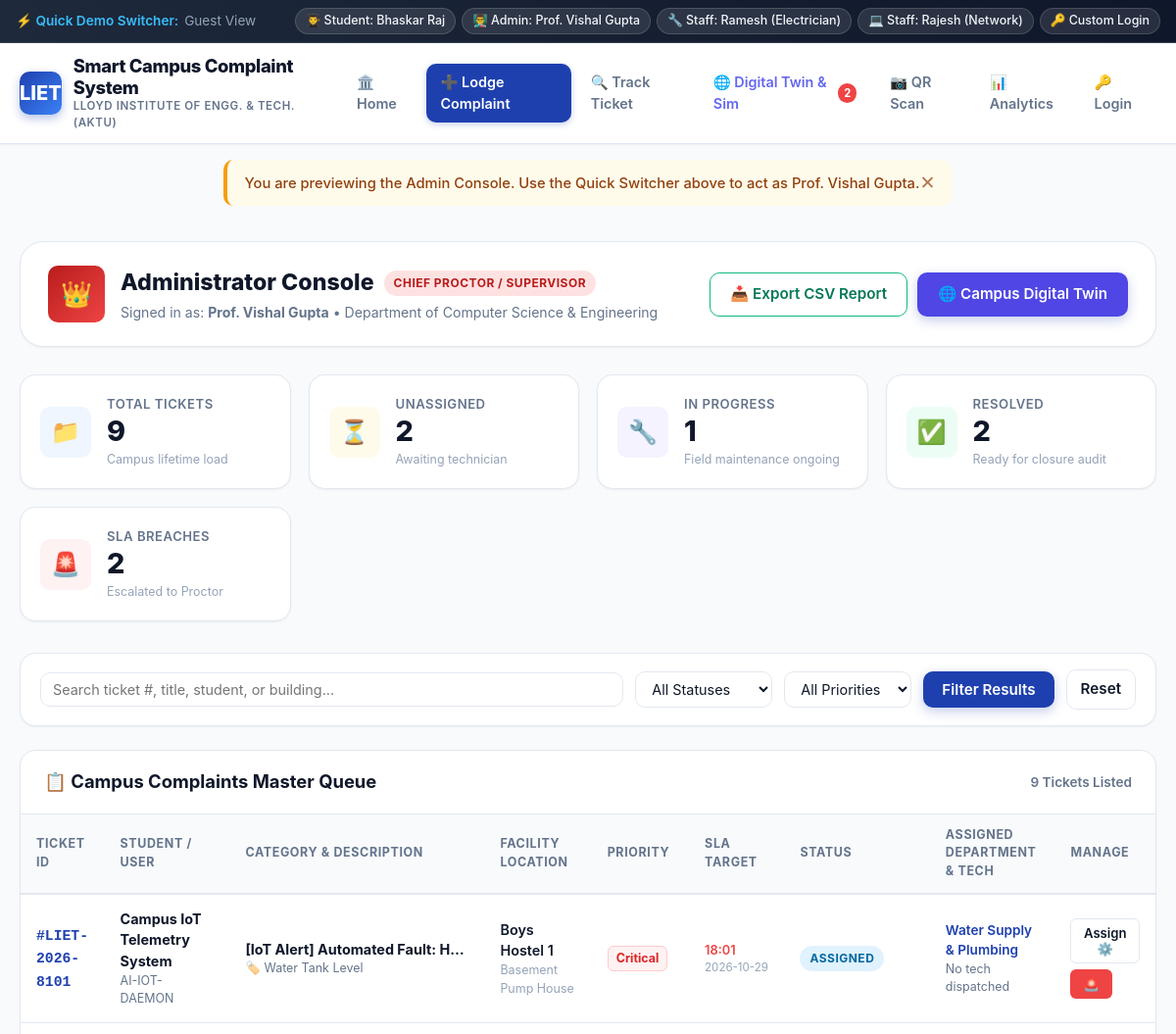
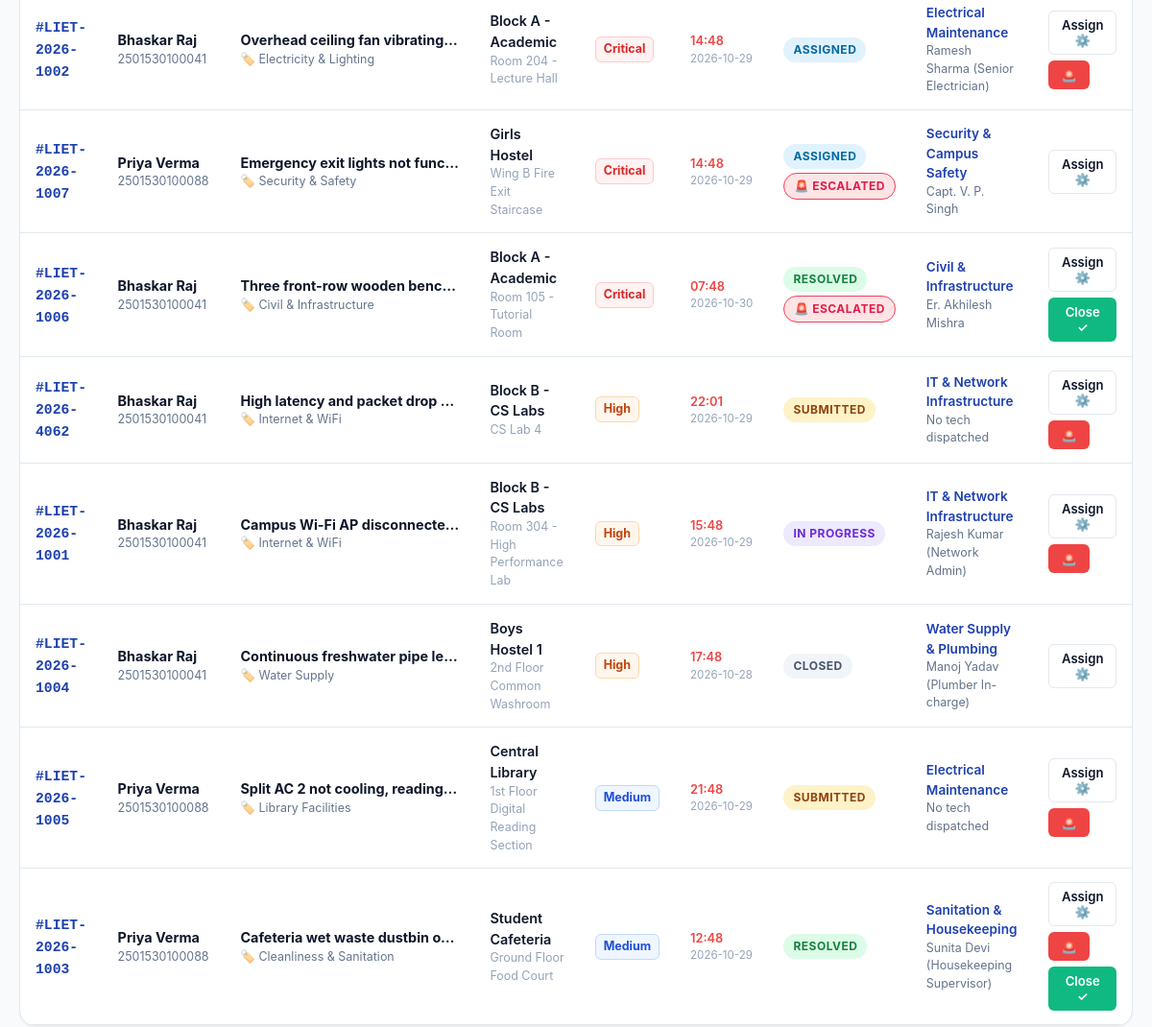
/admin (upper part), run on an earlier commit of the app's database (2 pictures, top to bottom).
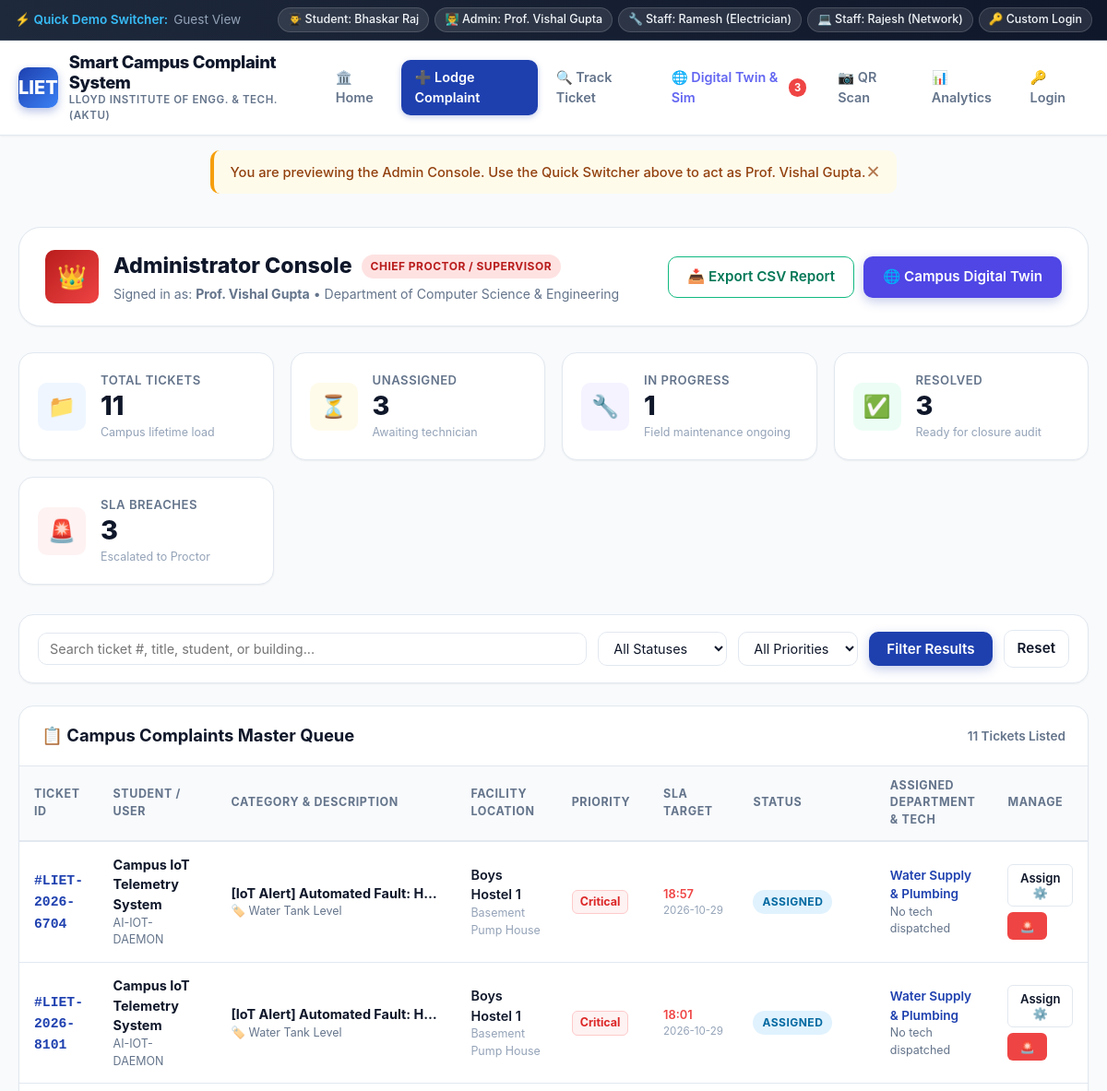
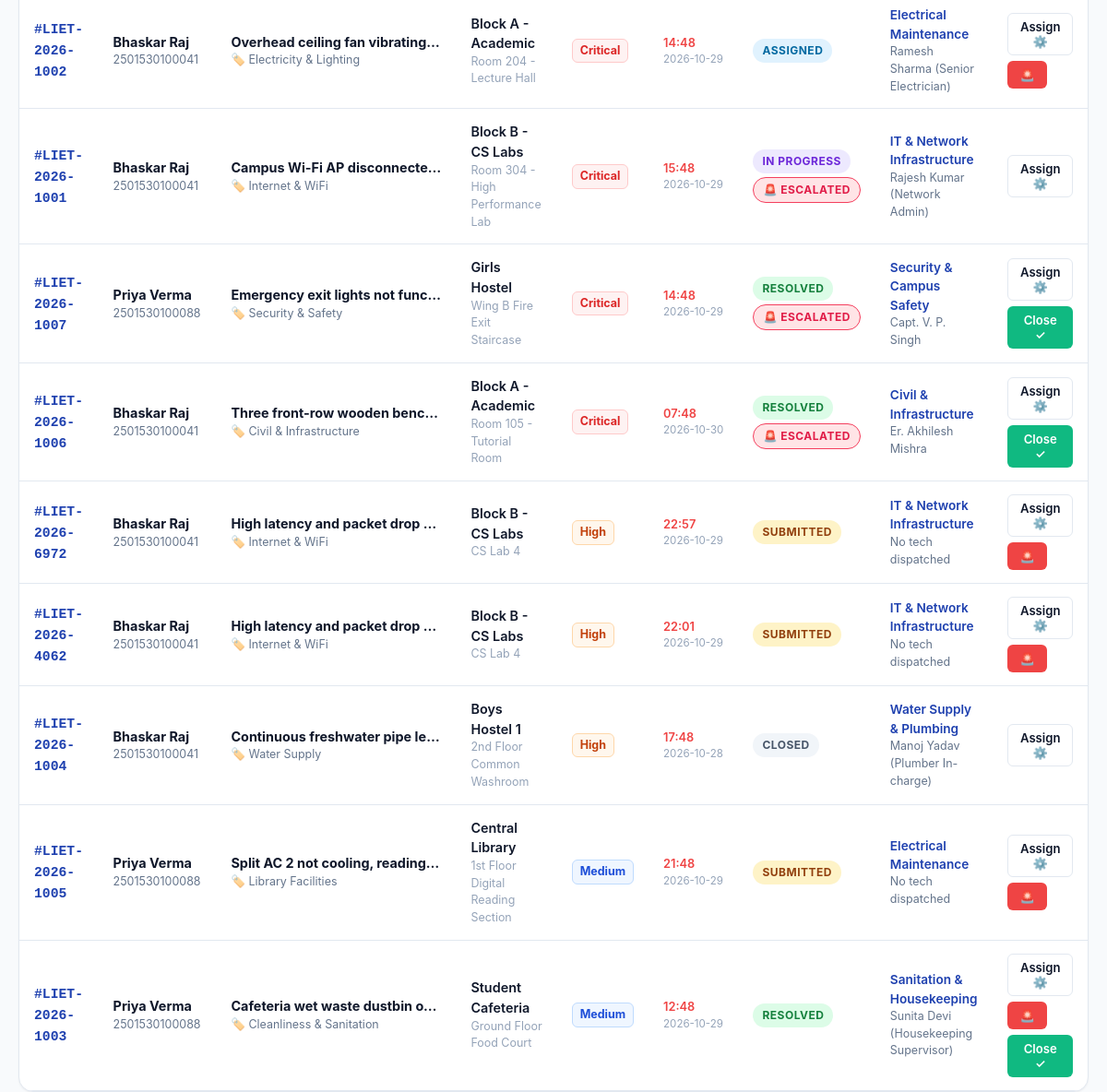
And on a later commit of the database (2 pictures, top to bottom).
### tables this page shows
CREATE TABLE complaints (
        ticket_id TEXT PRIMARY KEY,
        user_id INTEGER,
        user_name TEXT,
        user_email TEXT,
        user_roll TEXT,
        category TEXT NOT NULL,
        subcategory TEXT,
        building_block TEXT NOT NULL,
        room_location TEXT NOT NULL,
        title TEXT NOT NULL,
        description TEXT NOT NULL,
        priority TEXT NOT NULL DEFAULT 'Medium',
        status TEXT NOT NULL DEFAULT 'Submitted',
        assigned_dept_id INTEGER,
        assigned_staff_name TEXT,
        image_path TEXT,
        resolution_remarks TEXT,
        resolution_image TEXT,
        sla_deadline TEXT,
        is_escalated INTEGER DEFAULT 0,
        escalated_to TEXT,
        escalated_at TEXT,
        upvotes INTEGER DEFAULT 0,
        created_at TEXT,
        updated_at TEXT,
        FOREIGN KEY (user_id) REFERENCES users (id),
        FOREIGN KEY (assigned_dept_id) REFERENCES departments (id)
    );

CREATE TABLE departments (
        id INTEGER PRIMARY KEY AUTOINCREMENT,
        name TEXT NOT NULL,
        code TEXT UNIQUE NOT NULL,
        head_name TEXT,
        head_email TEXT,
        sla_hours INTEGER DEFAULT 24,
        icon TEXT
    );

CREATE TABLE feedback (
        id INTEGER PRIMARY KEY AUTOINCREMENT,
        ticket_id TEXT UNIQUE NOT NULL,
        user_id INTEGER NOT NULL,
        rating INTEGER NOT NULL,
        comment TEXT,
        created_at TEXT DEFAULT CURRENT_TIMESTAMP,
        FOREIGN KEY (ticket_id) REFERENCES complaints (ticket_id),
        FOREIGN KEY (user_id) REFERENCES users (id)
    );

### app.py (the view)
@app.route('/admin')
def admin_dashboard():
    if not g.user or g.user['role'] != 'admin':
        flash("You are previewing the Admin Console. Use the Quick Switcher above to act as Prof. Vishal Gupta.", "warning")
    db = get_db()
    cursor = db.cursor()
    status_filter = request.args.get('status', '')
    category_filter = request.args.get('category', '')
    priority_filter = request.args.get('priority', '')
    search_q = request.args.get('q', '').strip()
    query = """
    SELECT c.*, d.name as dept_name, d.code as dept_code, f.rating as feedback_rating
    FROM complaints c
    LEFT JOIN departments d ON c.assigned_dept_id = d.id
    LEFT JOIN feedback f ON c.ticket_id = f.ticket_id
    WHERE 1=1
    """
    params = []
    if status_filter:
        query += " AND c.status = ?"
        params.append(status_filter)
    if category_filter:
        query += " AND c.category = ?"
        params.append(category_filter)
    if priority_filter:
        query += " AND c.priority = ?"
        params.append(priority_filter)
    if search_q:
        query += " AND (c.ticket_id LIKE ? OR c.title LIKE ? OR c.user_name LIKE ? OR c.building_block LIKE ?)"
        wild = f"%{search_q}%"
        params.extend([wild, wild, wild, wild])
    query += " ORDER BY CASE WHEN c.priority = 'Critical' THEN 1 WHEN c.priority = 'High' THEN 2 ELSE 3 END, c.created_at DESC"
    cursor.execute(query, params)
    all_complaints = cursor.fetchall()
    cursor.execute("""
    SELECT
        COUNT(*) as total,
        SUM(CASE WHEN status = 'Submitted' THEN 1 ELSE 0 END) as pending_assignment,
        SUM(CASE WHEN status = 'Assigned' THEN 1 ELSE 0 END) as assigned,
        SUM(CASE WHEN status = 'In Progress' THEN 1 ELSE 0 END) as in_progress,
        SUM(CASE WHEN status = 'Resolved' THEN 1 ELSE 0 END) as resolved,
        SUM(CASE WHEN status = 'Closed' THEN 1 ELSE 0 END) as closed,
        SUM(CASE WHEN is_escalated = 1 THEN 1 ELSE 0 END) as escalated
    FROM complaints
    """)
    kpis = cursor.fetchone()
    cursor.execute("SELECT * FROM departments ORDER BY name ASC")
    departments = cursor.fetchall()
    cursor.execute("SELECT * FROM users WHERE role = 'staff'")
    staff_members = cursor.fetchall()
    db.close()
    return render_template(
        'admin_dashboard.html',
        complaints=all_complaints,
        kpis=kpis,
        departments=departments,
        staff_members=staff_members,
        filters={'status': status_filter, 'category': category_filter, 'priority': priority_filter, 'q': search_q}
    )

### app.py (called while the page is built)
@app.before_request
def load_logged_in_user():
    user_id = session.get('user_id')
    if user_id is None:
        g.user = None
    else:
        db = get_db()
        cursor = db.cursor()
        cursor.execute("SELECT * FROM users WHERE id = ?", (user_id,))
        g.user = cursor.fetchone()
        db.close()

### database.py (called while the page is built)
def get_db():
    conn = sqlite3.connect(DB_PATH)
    conn.row_factory = sqlite3.Row
    conn.execute("PRAGMA foreign_keys = ON")
    return conn

### templates/admin_dashboard.html (shortened to what the changed rows need)
{% extends "base.html" %}
{% block content %}
<div>
  <div style="background: white; border: 1px solid var(--border); border-radius: var(--radius-xl); padding: 24px 28px; margin-bottom: 28px; display: flex; flex-wrap: wrap; justify-content: space-between; align-items: center; gap: 20px; box-shadow: var(--shadow-sm);">
    <div style="display: flex; align-items: center; gap: 16px;">
      <div>
        <div style="display: flex; align-items: center; gap: 10px;">
          <h2 style="font-size: 1.45rem; font-weight: 800; color: var(--secondary);">Administrator Console</h2>
        </div>
      </div>
    </div>
  </div>
  <div class="kpi-grid">
    <div class="kpi-card">
      <div class="kpi-info">
        <h4>Total Tickets</h4>
        <div class="kpi-value">{{ kpis.total or 0 }}</div>
        <p>Campus lifetime load</p>
      </div>
    </div>
    <div class="kpi-card">
      <div class="kpi-info">
        <h4>Unassigned</h4>
        <div class="kpi-value">{{ kpis.pending_assignment or 0 }}</div>
        <p>Awaiting technician</p>
      </div>
    </div>
    <div class="kpi-card">
      <div class="kpi-info">
        <h4>Resolved</h4>
        <div class="kpi-value">{{ kpis.resolved or 0 }}</div>
        <p>Ready for closure audit</p>
      </div>
    </div>
    <div class="kpi-card">
      <div class="kpi-info">
        <h4>SLA Breaches</h4>
        <div class="kpi-value">{{ kpis.escalated or 0 }}</div>
        <p>Escalated to Proctor</p>
      </div>
    </div>
  </div>
  <div class="card">
    <div class="card-header">
      <h3>📋 Campus Complaints Master Queue</h3>
      <span style="font-size: 0.85rem; color: var(--text-muted); font-weight: 600;">{{ complaints|length }} Tickets Listed</span>
    </div>
    <div class="card-body" style="padding: 0;">
      <div class="table-responsive">
        <table class="data-table">
          <thead>
            <tr>
              <th>Ticket ID</th>
              <th>Student / User</th>
              <th>Category & Description</th>
              <th>Facility Location</th>
              <th>Priority</th>
              <th>SLA Target</th>
              <th>Status</th>
              <th>Assigned Department & Tech</th>
              <th>Manage</th>
            </tr>
          </thead>
          <tbody>
            {% for c in complaints %}
              <tr>
                <td>
                  <a href="{{ url_for('track_complaint', ticket_id=c.ticket_id) }}" class="ticket-code">
                    #{{ c.ticket_id }}
                  </a>
                </td>
                <td>
                  <div style="font-weight: 700; color: var(--secondary);">{{ c.user_name }}</div>
                  <div style="font-size: 0.78rem; color: var(--text-muted);">{{ c.user_roll or c.user_email }}</div>
                </td>
                <td style="max-width: 260px;">
                  <div style="font-weight: 700; color: var(--secondary); white-space: nowrap; overflow: hidden; text-overflow: ellipsis;">{{ c.title }}</div>
                  <div style="font-size: 0.78rem; color: var(--text-muted);">🏷️ {{ c.category }}</div>
                </td>
                <td>
                  <div style="font-weight: 600;">{{ c.building_block }}</div>
                  <div style="font-size: 0.78rem; color: var(--text-subtle);">{{ c.room_location }}</div>
                </td>
                <td>
                  {% if c.priority == 'Critical' %}
                    <span class="prio-pill prio-critical">Critical</span>
                  {% elif c.priority == 'High' %}
                    <span class="prio-pill prio-high">High</span>
                  {% elif c.priority == 'Medium' %}
                    <span class="prio-pill prio-medium">Medium</span>
                  {% else %}
                    <span class="prio-pill prio-low">Low</span>
                  {% endif %}
                </td>
                <td style="font-size: 0.8rem; white-space: nowrap;">
                  <span style="color: var(--danger); font-weight: 600;">{{ c.sla_deadline[11:16] if c.sla_deadline else '24h' }}</span>
                  <div style="color: var(--text-subtle); font-size: 0.72rem;">{{ c.sla_deadline[:10] if c.sla_deadline else '' }}</div>
                </td>
                <td>
                  {% if c.status == 'Submitted' %}
                    <span class="badge badge-submitted">Submitted</span>
                  {% elif c.status == 'Assigned' %}
                    <span class="badge badge-assigned">Assigned</span>
                  {% elif c.status == 'In Progress' %}
                    <span class="badge badge-in-progress">In Progress</span>
                  {% elif c.status == 'Resolved' %}
                    <span class="badge badge-resolved">Resolved</span>
                  {% elif c.status == 'Closed' %}
                    <span class="badge badge-closed">Closed</span>
                  {% endif %}
                  {% if c.is_escalated %}
                    <div style="margin-top: 4px;"><span class="badge badge-escalated">🚨 Escalated</span></div>
                  {% endif %}
                </td>
                <td>
                  <div style="font-weight: 600; font-size: 0.85rem; color: var(--primary);">
                    {{ c.dept_name or 'Unassigned' }}
                  </div>
                  <div style="font-size: 0.78rem; color: var(--text-muted);">
                    {{ c.assigned_staff_name or 'No tech dispatched' }}
                  </div>
                </td>
                <td>
                  <div style="display: flex; gap: 6px; flex-wrap: wrap;">
                    <button
                      type="button"
                      class="btn btn-sm btn-outline"
                      onclick="openAssignModal('{{ c.ticket_id }}', '{{ c.assigned_dept_id }}', '{{ c.assigned_staff_name }}', '{{ c.priority }}')"
                    >
                      Assign ⚙️
                    </button>
                    {% if not c.is_escalated and c.status != 'Closed' %}
                      <form action="{{ url_for('admin_escalate', ticket_id=c.ticket_id) }}" method="POST" style="display:inline;">
                        <button type="submit" class="btn btn-sm btn-danger" title="Escalate to Dean/HOD" onclick="return confirm('Escalate ticket {{ c.ticket_id }} to Dean / Chief Proctor?')">
                          🚨
                        </button>
                      </form>
                    {% endif %}
                    {% if c.status == 'Resolved' %}
                      <form action="{{ url_for('admin_close', ticket_id=c.ticket_id) }}" method="POST" style="display:inline;">
                        <button type="submit" class="btn btn-sm btn-success" title="Verify & Close Ticket">
                          Close ✓
                        </button>
                      </form>
                    {% endif %}
                  </div>
                </td>
              </tr>
            {% else %}
              <tr>
                <td colspan="9" style="text-align: center; padding: 40px; color: var(--text-muted);">
                  No complaints match the selected filter criteria.
                </td>
              </tr>
            {% endfor %}
          </tbody>
        </table>
      </div>
    </div>
  </div>
</div>
{% endblock %}

What changed in the data, as far as the page shows it:
added complaints: ticket_id "LIET-2026-6704", user_name "Campus IoT Telemetry System", user_roll "AI-IOT-DAEMON", title "[IoT Alert] Automated Fault: H…", category "Water Tank Level", building_block "Boys Hostel 1", room_location "Basement Pump House", priority "Critical", sla_deadline "18:57", sla_deadline "2026-10-29", status "ASSIGNED", name "Water Supply & Plumbing", assigned_staff_name "No tech dispatched"
changed complaints "LIET-2026-1001": priority "High" → "Critical"; is_escalated "🚨" → "🚨 ESCALATED"; moves up the list
changed complaints "LIET-2026-1007": status "ASSIGNED" → "RESOLVED Close ✓"
added complaints: ticket_id "LIET-2026-6972", user_name "Bhaskar Raj", user_roll "2501530100041", title "High latency and packet drop…", category "Internet & WiFi", building_block "Block B - CS Labs", room_location "CS Lab 4", priority "High", sla_deadline "22:57", sla_deadline "2026-10-29", status "SUBMITTED", name "IT & Network Infrastructure", assigned_staff_name "No tech dispatched"
Also different on the page:
{{ global_escalated_count }}: "2" → "3"
{{ kpis.total or 0 }}: "9" → "11"
{{ kpis.pending_assignment or 0 }}: "2" → "3"
{{ kpis.resolved or 0 }}: "2" → "3"
{{ kpis.escalated or 0 }}: "2" → "3"
{{ complaints|length }}: "9" → "11"
